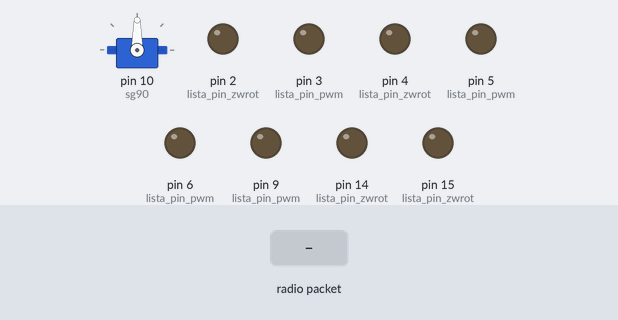
Recording of a sketch running on a simulated Arduino Uno, built with avr-gcc and run on an emulated ATmega328P. Shown: servo, output pins drawn as LEDs (lit = HIGH). Inputs (shaded band) come from the test bench. No radio packets arrive unless stated; what the sketch prints to the serial monitor is not drawn.

Above: at 1.2 s.
1.3 s: radio packet "1" arrives
At 2.6 s:
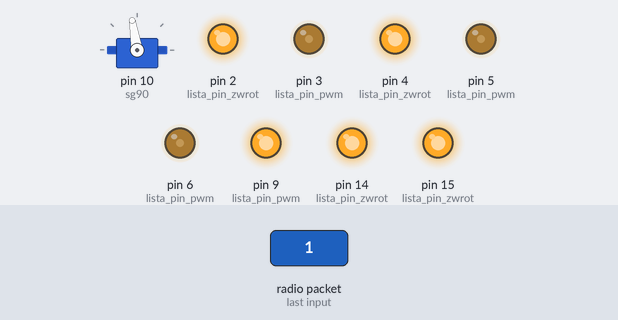
2.9 s: radio packet "5" arrives
At 4.0 s:
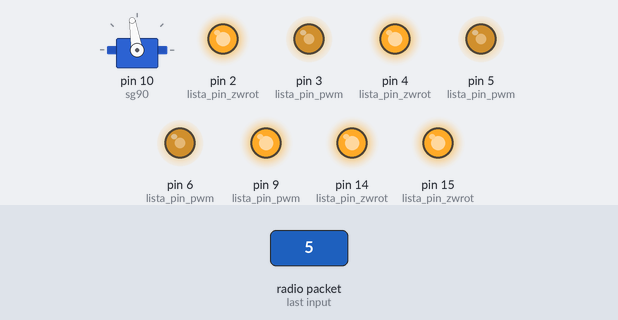
4.5 s: radio packet "90" arrives
At 5.1 s:
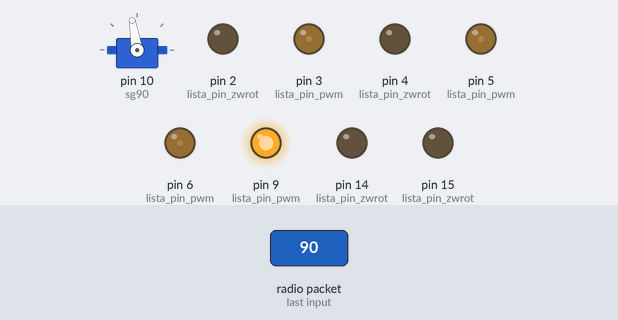
6.0 s: radio packet "200" arrives
At 7.2 s:
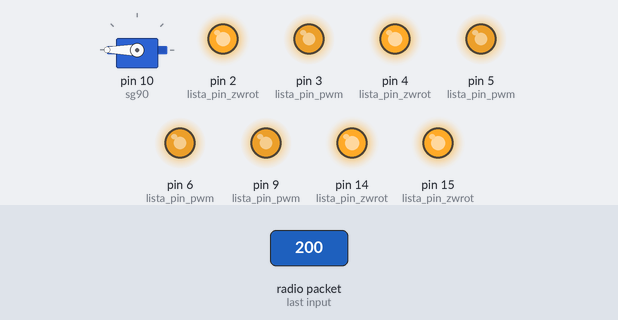
7.5 s: radio packet "1" arrives
At 8.6 s:
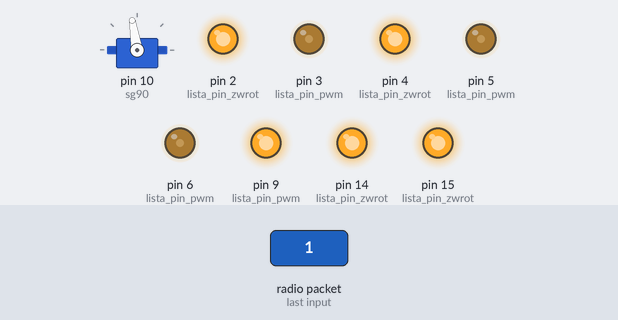
9.1 s: radio packet "90" arrives
At 10.5 s:
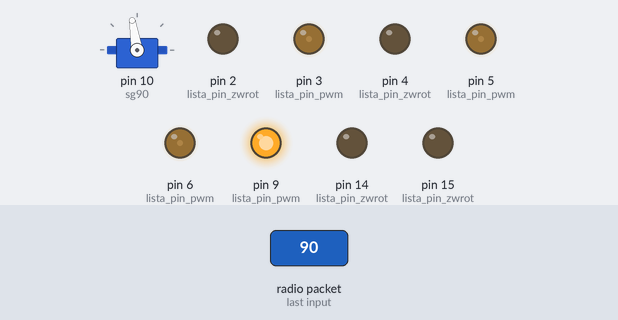
Timing chart, 0 to 11.7 s (numbered marks = the images above; inputs shaded):
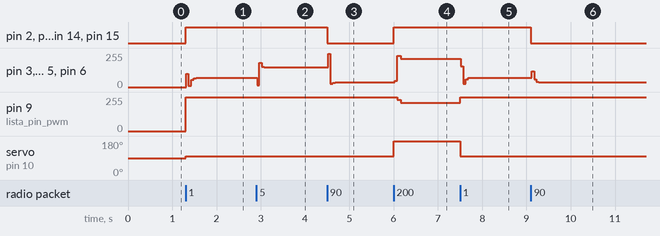

The sketch:

RC_car_deck-V2.ino
```cpp
#include <String.h>
#include <Servo.h>
#include <SPI.h>
#include <nRF24L01.h>
#include <RF24.h>
RF24 radio(8, 7); // CE, CSN
const byte address[6] = "00222";

//DEKLARACJA PINOW
const int lista_pin_pwm[4] = {9,6,3,5};				//piny PWM - sterowanie napieciem DC
const int lista_pin_zwrot[4] = {14,4,2,15};			//		     sterowanie kieurnkiem obrotow

//STRUKTURA STEROWANIA SILNIKIEM
const float lista_korekta[4]= {1.0,1.0,1.0,1.0};
struct jednap{
  int pin_pwm;
  int pin_zwrot;
  int idepwm;
  float pwm;
  byte zwrot;
  float korekta;
};
struct jednap silnik[4];

//ZMIENNE CZASOWE
unsigned long t,td,ts;
const unsigned long okres_prob=1;
const float wsp_zmiany=0.06, wsp_skretu=50;
byte autko_stop;
byte autko_zwrot;
byte autko_skret;
byte autko_czolg;

//ZAKRESY
const int max_pwm=255, min_pwm=80,
max_pwm_skret=255, min_pwm_skret=60, max_pwm_czolg=150;

//DEKLARACJA SERVA
Servo sg90;

void setup() {

//inicjalizacja serva
  pinMode(10,OUTPUT);
  sg90.attach(10);

//przypisanie stałych dla silnik[i]
  for(int i=0;i<=3;i++){
    silnik[i].pin_pwm=lista_pin_pwm[i];
    silnik[i].pin_zwrot=lista_pin_zwrot[i];
    silnik[i].korekta=lista_korekta[i];
    }
  delay(10);

//komunikacja
  Serial.begin(9600);
  radio.begin();
  radio.openReadingPipe(0, address);
  radio.setPALevel(RF24_PA_MIN);
  radio.startListening();
  delay(10);

//zadeklarowanie pinow
  for (int i=0; i<=3;i++){
    pinMode(silnik[i].pin_pwm,OUTPUT);
    pinMode(silnik[i].pin_zwrot,OUTPUT);
  }

//ustawieni startowych wartosci
  for (int i=0; i<=3;i++){
    analogWrite(silnik[i].pwm,0);
    digitalWrite(silnik[i].zwrot, 0);
    silnik[i].idepwm=0;
    silnik[i].pwm=0;
    silnik[i].zwrot=0;
  }
  autko_stop=0;
  t=td=ts=millis();
  Serial.println("START");
}

//deklaracja zmiennych komunikacji
char odbior[32]="";
int pwm_bazowe, pwm_skret;
byte odbior_czeka;


void loop(){

//odbior danych od nrf
  if(radio.available()){
    odbior_czeka=1;
    radio.read(&odbior,sizeof(odbior));
    //Serial.println(odbior);
  }else odbior_czeka=0;

//odszyfrowanie
  if(odbior_czeka==1){
    pwm_skret=map((odbior[2]-'0')*10+(odbior[3]-'0'),16,63,(180),(60));		//servo
    sg90.write(pwm_skret);
    //Serial.print(pwm_bazowe); Serial.print("|");
    pwm_bazowe=map((odbior[0]-'0')*10+(odbior[1]-'0'),16,63,-max_pwm,max_pwm);	//DC pwm
    //Serial.println(pwm_skret);
  }


  /*if(millis()-t>100){
    t=millis();
    pwm_bazowe=random(-max_pwm,max_pwm);
    pwm_skret=random(-max_pwm_skret,max_pwm_skret);
    odbior_czeka=1;
  } else odbior_czeka=0;*/


//limity pwm
  if(odbior_czeka==1){
    pwm_bazowe=(pwm_bazowe<-min_pwm)?pwm_bazowe:(
      (pwm_bazowe<=min_pwm)?0:pwm_bazowe );

    /*pwm_skret=(pwm_skret<-min_pwm_skret)?pwm_skret:(
      (pwm_skret<=min_pwm_skret)?0:pwm_skret );*/
  }

//servo


//AKTUALIZACJA STANU
  if (odbior_czeka==1){
    //t=millis();

    autko_stop=((odbior[4]-'0')==1)?0:1;
    autko_zwrot=(pwm_bazowe>-15)?0:1;
    autko_skret=(pwm_skret>0)?1:0;

    int przypadek= autko_zwrot*10 + autko_skret;

    pwm_bazowe=abs(pwm_bazowe); //pwm_skret=abs(pwm_skret);


    //if(autko_stop==0&&autko_czolg==0){
      for(int i=0;i<=3;i++)
            silnik[i].zwrot=autko_zwrot;


      if(autko_skret==1){
        silnik[0].idepwm=silnik[2].idepwm=pwm_bazowe; // *(max_pwm_skret-pwm_skret+wsp_skretu)/(max_pwm_skret+wsp_skretu);
        silnik[1].idepwm=silnik[3].idepwm=pwm_bazowe;
      }
      else {
        silnik[1].idepwm=silnik[3].idepwm=pwm_bazowe;// *(max_pwm_skret-pwm_skret+wsp_skretu)/(max_pwm_skret+wsp_skretu);
        silnik[0].idepwm=silnik[2].idepwm=pwm_bazowe;
      }

      /*}else{
        for(int i=0;i<=3;i++)
        silnik[i].idepwm=0;
      }*/
    //Serial.print(silnik[1].idepwm); Serial.print("\t"); Serial.println(silnik[1].pwm);
  }


//kontrola idepwm

  for  (int i=0;i<=3;i++){
    silnik[i].idepwm=(silnik[i].idepwm<min_pwm)?0:silnik[i].idepwm;
    }

//regulacja
  if(millis()-td>=okres_prob){
    td=millis();
    for(int i=0;i<=3;i++)
    {
    silnik[i].pwm=silnik[i].pwm+wsp_zmiany*(silnik[i].idepwm-silnik[i].pwm);
    }
  }

//pozwolenie
  /*if(autko_stop==1)
    for(int i=0;i<=3;i++){
      silnik[i].pwm=0;
    }*/

//wyprowadzenie
  for (int i=0;i<=3;i++){
    digitalWrite(silnik[i].pin_zwrot, silnik[i].zwrot);
    analogWrite(silnik[i].pin_pwm, silnik[i].pwm);
  }

}
```

Measured:
- after the input at 1.3 s, pin 2 (lista_pin_zwrot), pin 4 (lista_pin_zwrot), pin 14 (lista_pin_zwrot), pin 15 (lista_pin_zwrot): LOW → HIGH at once; pin 3 (lista_pin_pwm), pin 5 (lista_pin_pwm), pin 6 (lista_pin_pwm): 0/255 → 9/255 at once, → 71/255 0.10 s later; pin 9 (lista_pin_pwm): 0/255 → 255/255 at once; servo on pin 10 (sg90): 90° → 99° at once
- after the input at 2.9 s, pin 3 (lista_pin_pwm), pin 5 (lista_pin_pwm), pin 6 (lista_pin_pwm): 71/255 → 182/255 at once, → 150/255 0.10 s later
- after the input at 4.5 s, pin 2 (lista_pin_zwrot), pin 4 (lista_pin_zwrot), pin 14 (lista_pin_zwrot), pin 15 (lista_pin_zwrot): HIGH → LOW at once; pin 3 (lista_pin_pwm), pin 5 (lista_pin_pwm), pin 6 (lista_pin_pwm): 150/255 → 34/255 at once
- after the input at 6.0 s, pin 2 (lista_pin_zwrot): LOW → HIGH at once; pin 3 (lista_pin_pwm): 34/255 → 47/255 at once, → 236/255 0.06 s later, → 212/255 0.08 s later
- after the input at 7.5 s, pin 3 (lista_pin_pwm), pin 5 (lista_pin_pwm), pin 6 (lista_pin_pwm): 212/255 → 71/255 at once; pin 9 (lista_pin_pwm): 212/255 → 255/255 at once; servo on pin 10 (sg90): 180° → 99° at once
- after the input at 9.1 s, pin 2 (lista_pin_zwrot), pin 4 (lista_pin_zwrot), pin 14 (lista_pin_zwrot), pin 15 (lista_pin_zwrot): HIGH → LOW at once; pin 3 (lista_pin_pwm), pin 5 (lista_pin_pwm), pin 6 (lista_pin_pwm): 71/255 → 35/255 at once
